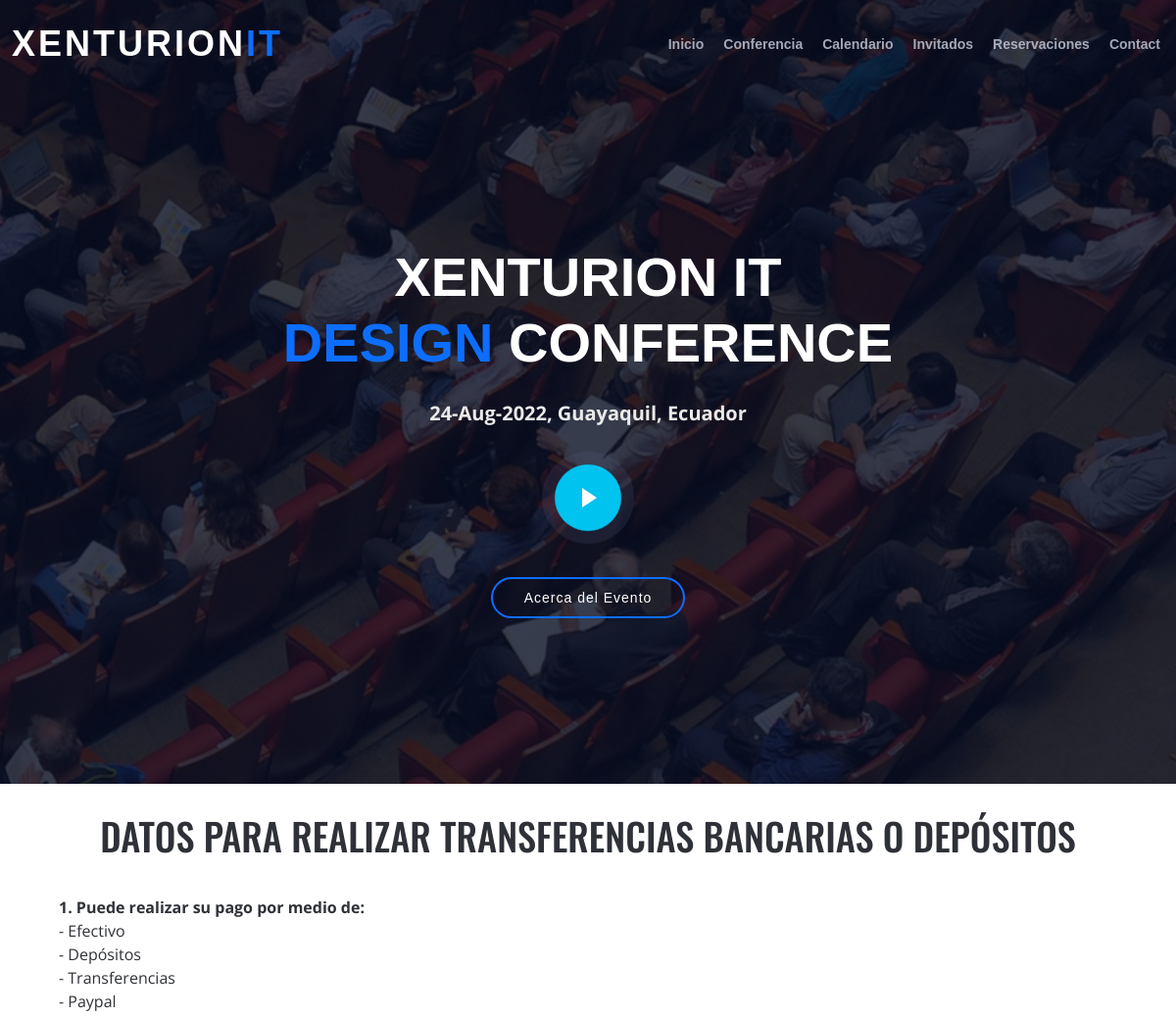
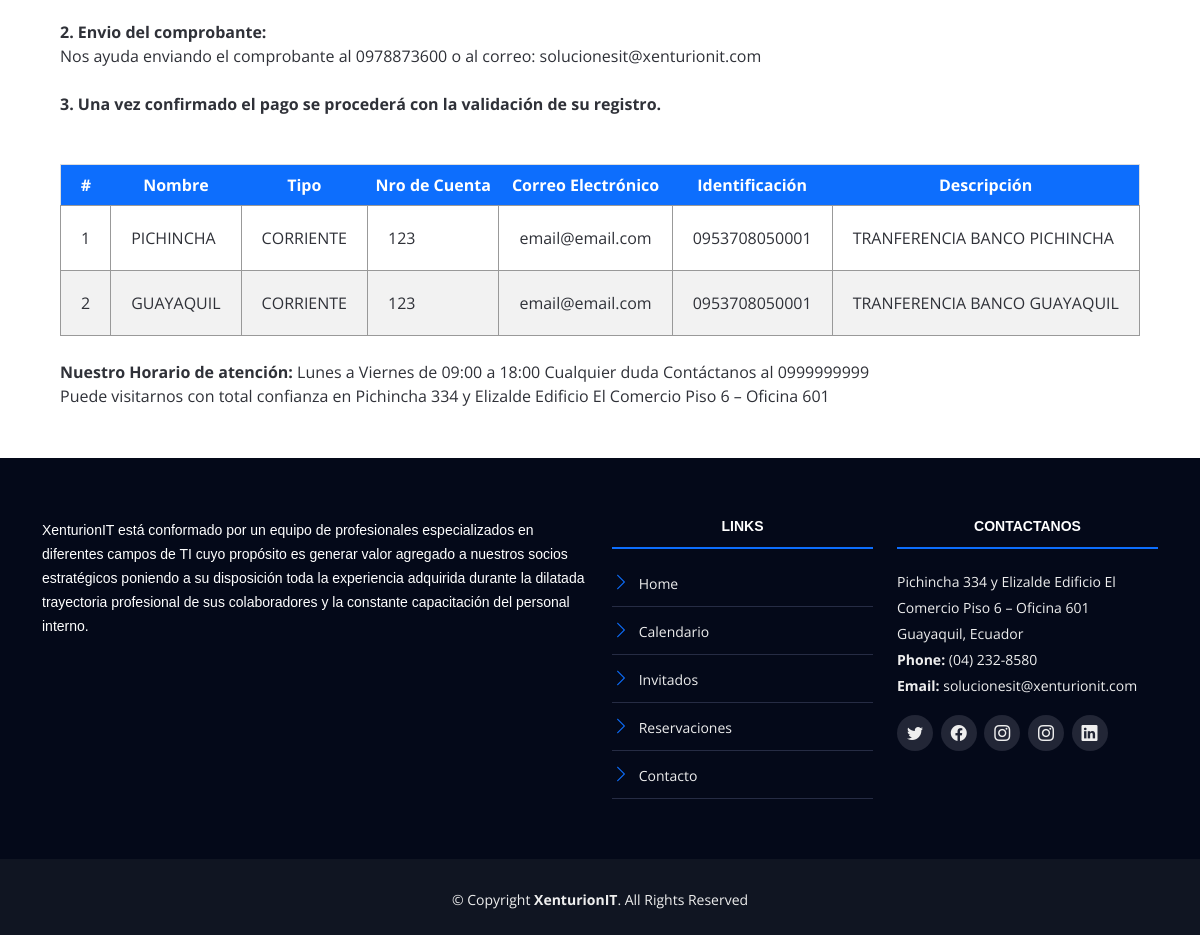
Screenshot of /datos.php with the database file from the repository (2 pictures, top to bottom).
### tables this page shows
CREATE TABLE `cuentas_bancarias` (
  `id` tinyint(4) NOT NULL AUTO_INCREMENT,
  `nombre_banco` varchar(50) DEFAULT NULL,
  `tipo_cuenta` varchar(15) DEFAULT NULL,
  `nro_cuenta` varchar(15) DEFAULT NULL,
  `email` varchar(50) DEFAULT NULL,
  `ced_ruc` varchar(14) DEFAULT NULL,
  `descripcion` varchar(100) DEFAULT NULL,
  `creado` datetime DEFAULT NULL,
  `actualizado` datetime DEFAULT NULL,
  `estado` tinyint(1) DEFAULT NULL,
  PRIMARY KEY (`id`)
);

### datos.php (the view, shortened to what this page needs)
<?php
include_once 'includes/templates/header.php';
?>
<section class="seccion contenedor">
    <head>
    </head>
    <body>
    <h2>Datos para Realizar Transferencias Bancarias o Depósitos</h2>
    <div id="registros" style="overflow-x:auto;">
        <div>
            <strong>1. Puede realizar su pago por medio de:</strong> <br/>
            - Efectivo<br/>
            - Depósitos<br/>
            - Transferencias<br/>
            - Paypal<br/>
            <br/>
            <strong>2. Envio del comprobante:</strong><br/>
            Nos ayuda enviando el comprobante al 0978873600 o al correo: solucionesit@xenturionit.com<br/><br/>
            <strong>3. Una vez confirmado el pago se procederá con la validación de su registro.</strong><br/>
        </div><br/><br/>
        <table>
            <thead>
            <tr style="background-color: #0d6efd;color: white">
                <th style="text-align: center; ">#</th>
                <th style="text-align: center">Nombre</th>
                <th style="text-align: center">Tipo</th>
                <th style="text-align: center">Nro de Cuenta</th>
                <th style="text-align: center">Correo Electrónico</th>
                <th style="text-align: center">Identificación</th>
                <th style="text-align: center">Descripción</th>
            </tr>
            </thead>
            <tbody>
            <?php
            try {
                require_once('includes/funciones/bd_conexion.php');
                $sql = "SELECT * FROM cuentas_bancarias";
                $respuesta = $conn->query($sql);
            } catch(Exception $e){
                $error = $e->getMessage();
                echo $error;
            }
            $numero = 1;
            while($resultado = $respuesta->fetch_assoc()){
                ?>
                <tr>
                    <td> <?php echo $numero; ?> </td>
                    <td> <?php echo $resultado['nombre_banco']; ?> </td>
                    <td> <?php echo $resultado['tipo_cuenta']; ?> </td>
                    <td> <?php echo $resultado['nro_cuenta']; ?> </td>
                    <td> <?php echo $resultado['email']; ?> </td>
                    <td> <?php echo $resultado['ced_ruc']; ?> </td>
                    <td> <?php echo $resultado['descripcion']; ?> </td>
                </tr>
                <?php
                $numero++;
            }
            ?>
            </tbody>
        </table><br/>
        <strong>Nuestro Horario de atención:</strong> Lunes a Viernes de 09:00 a 18:00 Cualquier duda Contáctanos al 0999999999<br/>
        Puede visitarnos con total confianza en Pichincha 334 y Elizalde Edificio El Comercio Piso 6 – Oficina 601
    </div>
</section>
<?php include_once 'includes/templates/footer.php'; ?>

### css/contact.css (style rules this page uses)
* { margin: 0; padding: 0; box-sizing: border-box; }
body, input, textarea { font-family: "Poppins", sans-serif; }

### css/main.css (style rules this page uses)
html { color: #222; font-size: 1em; line-height: 1.4; }
html { box-sizing: border-box; }
*,*:before,*:after { box-sizing: inherit; }
body { background-color: #f2f2f2; font-family: 'Open Sans', sans-serif; }
.contenedor { width: 98%; margin:0 auto; }
@media only screen and (min-width:480px) { .contenedor { width: 95%; } }
@media only screen and (min-width:768px) { .contenedor { width: 90%; } }
@media only screen and (min-width:992px) { .contenedor { width: 90%; max-width: 1100px; } }
.seccion { padding: 30px 0; }
h2 { font-family: 'Oswald', sans-serif; font-size: 2.4em; text-transform: uppercase; text-align: center; }
h2::after { content: ''; margin: 0 auto; height: 30px; width: 100px; display: block; }
table td { border: 1px solid #999999; border-collapse: collapse; padding: 20px; }

### css/styles.css (style rules this page uses)
body { background: #fff; color: #2f3138; font-family: "Open Sans", sans-serif; }

### datos.php (style rules this page uses)
table { border-collapse: collapse; border-spacing: 0; width: 100%; border: 1px solid #ddd; }
th, td { text-align: left; padding: 8px; }
tr:nth-child(even) { background-color: #f2f2f2 }

### rows the page displays
cuentas_bancarias: nombre_banco "PICHINCHA", tipo_cuenta "CORRIENTE", nro_cuenta "123", email "email@email.com", ced_ruc "0953708050001", descripcion "TRANFERENCIA BANCO PICHINCHA"
cuentas_bancarias: nombre_banco "GUAYAQUIL", tipo_cuenta "CORRIENTE", nro_cuenta "123", email "email@email.com", ced_ruc "0953708050001", descripcion "TRANFERENCIA BANCO GUAYAQUIL"
